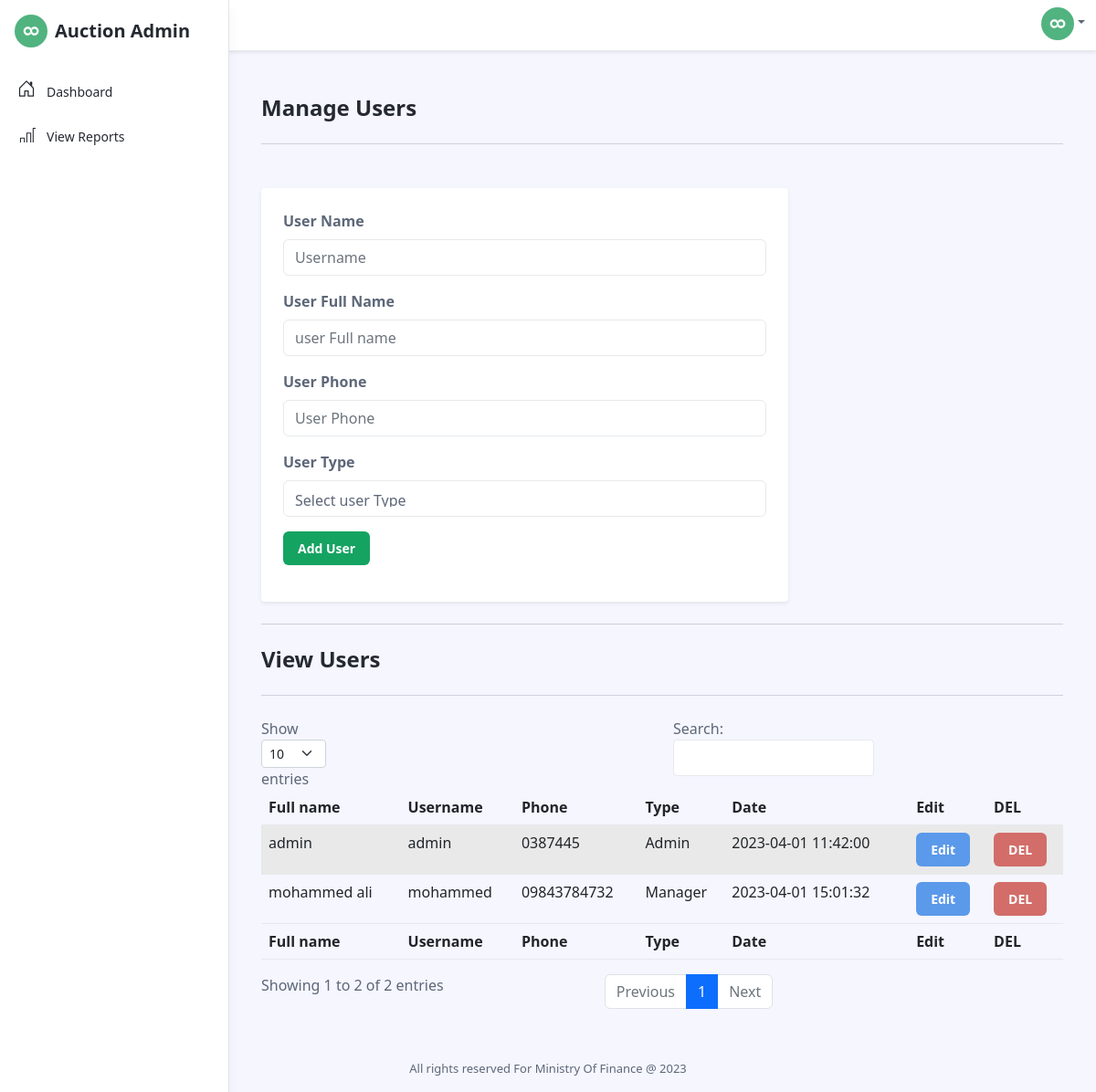
Page /manage_users.php (signed in) on the committed database.
### tables this page shows
CREATE TABLE IF NOT EXISTS `users` (
  `user_id` int(11) NOT NULL AUTO_INCREMENT,
  `username` varchar(255) NOT NULL,
  `user_full_name` varchar(255) NOT NULL,
  `password` varchar(255) NOT NULL,
  `user_type` int(11) NOT NULL DEFAULT '0',
  `user_phone` varchar(255) NOT NULL,
  `added_by` int(11) NOT NULL,
  `added_date` timestamp NOT NULL DEFAULT CURRENT_TIMESTAMP,
  `del` int(11) NOT NULL DEFAULT '0',
  PRIMARY KEY (`user_id`)
);

### include/functions.php (called while the page is built, shortened)
<?php
global $conn;
function Check_Rows($table_name)
{
    global $conn;
    $sql = "SELECT * FROM `$table_name` where  `del` = 0 ";
    $query = mysqli_query($conn, $sql);
    $rows = mysqli_num_rows($query);
        return $rows;
}
function Get_Data($table_name)
{
    global $conn;
            if($table_name == 'items'){
                $sql = "SELECT * FROM `$table_name` where  `del` = 0 and `item_status` = 0 ";
            }elseif($table_name == 'auction'){
                $sql = "SELECT * FROM `$table_name` where  `del` = 0 ";
            }else{
				$sql = "SELECT * FROM `$table_name` where  `del` = 0 ";
			}
            $query = mysqli_query($conn, $sql);
        return $query;
}
?>

### manage_users.php (the view, shortened to what this page needs)
<?php
include("header.php") ;
$table_name = 'users';
$username =  '';
$user_full_name =  '';
$user_type =  '';
$user_phone =  '';
$edit = '0';
$user_type_text ='';
    ?>
    <div class="app-wrapper">
	    <div class="app-content pt-3 p-md-3 p-lg-4">
		    <div class="container-xl">
			    <h1 class="app-page-title">Manage Users</h1>
			    <hr class="mb-4">
                <div class="row g-4 settings-section">
                <h5 class = 'card-subtitle'><?php echo"</br>". $alert ;?></h5>
	                <div class="col-12 col-md-8">
		                <div class="app-card app-card-settings shadow-sm p-4">
						    <div class="app-card-body">
							    <form class="settings-form" action="manage_users.php" method="post">
								    <div class="mb-3">
									    <label for="setting-input-1" class="form-label">User Name</label>
									    <input type="text" class="form-control" name="username" placeholder="Username" id="setting-input-1" required="required" value="<?php echo $username ; ?>">
									</div>
									<div class="mb-3">
									    <label for="setting-input-2" class="form-label">User Full Name</label>
									    <input type="text" class="form-control" placeholder="user Full name" name="user_full_name" id="setting-input-2" required="required" value="<?php echo $user_full_name ;?>">
									</div>
								    <div class="mb-3">
									    <label for="setting-input-3" class="form-label">User Phone</label>
									    <input type="number" class="form-control" pattern="[0-9]{4}-[0-9]{6}"  placeholder="User Phone" id="setting-input-3" name="user_phone" required="required" value="<?php echo $user_phone ; ?>">
									</div>
                                    <div class="mb-3">
									    <label for="setting-input-3" class="form-label">User Type</label>
									    <select id="inputText3" class="form-control" name= "user_type" required="required">
                                        <?php
                                                   if($user_type !=""){
                                                  ?>
                                            <option value="<?php echo $user_type ?>"><?php echo $user_type_text ?></option>
                                                  <?php
                                                        }else{
                                                            ?>
                                           <option value="">Select user Type</option>
                                                        <?php
                                                        }
                                                    ?>
                                                </select>
									</div>
                                    <?php
                                            if($edit == "1"){
                                    ?>
									<button type="submit" class="btn btn-info  text-white" name="edit">Edit User</button>
                                    <?php
                                            }else{
                                    ?>
                                     <button type="submit" class="btn app-btn-primary" name="submit">Add User</button>
                                    <?php
                                            }
                                    ?>
							    </form>
						    </div>
						</div>
	                </div>
                </div>
                <hr class="my-4">
                <?php
    if(Check_Rows($table_name)>0){
        $user_qeury  = Get_Data($table_name) ;
                ?>
                <h1 class="app-page-title">View Users</h1>
                <hr class="my-4">
                <div class="row g-4 settings-section">
                <div class="col-12 col-md-12">
                    <table id="example" class="table table-striped" style="width:100%">
        <thead>
            <tr>
                <th>Full name</th>
                <th>Username</th>
                <th>Phone</th>
                <th>Type</th>
                <th>Date</th>
                <th>Edit</th>
                <th>DEL</th>
            </tr>
        </thead>
        <tbody>
            <?php
            while($rows = mysqli_fetch_array($user_qeury)){
                $user_id = $rows['user_id'] ;
                $username = $rows['username'] ;
                $user_full_name = $rows['user_full_name'] ;
                $user_type = $rows['user_type'] ;
                $user_phone = $rows['user_phone'] ;
                $added_date = $rows['added_date'] ;
                if($user_type == "0"){
                        $user_type_text = 'Admin';
                }elseif($user_type == "1"){
                        $user_type_text = 'Manager';
                }
            ?>
            <tr>
                <td><?php echo $user_full_name ; ?></td>
                <td><?php echo $username ; ?></td>
                <td><?php echo $user_phone ; ?></td>
                <td><?php echo $user_type_text ; ?></td>
                <td><?php echo $added_date ; ?></td>
                <td><a href="manage_users.php?action_id=<?php echo $user_id ; ?>&action=edit" class="btn btn-info text-white">Edit</a></td>
                <td><a href="manage_users.php?action_id=<?php echo $user_id ; ?>&action=del" class="btn btn-danger text-white" onClick="return confirm('Are you sure you want to DELETE this Record ?')">DEL</a></td>
            </tr>
            <?php
            }
            ?>
            </tbody>
        <tfoot>
            <tr>
            <th>Full name</th>
                <th>Username</th>
                <th>Phone</th>
                <th>Type</th>
                <th>Date</th>
                <th>Edit</th>
                <th>DEL</th>
            </tr>
        </tfoot>
    </table>
	                </div>
            </div>
            <?php
    }
            ?>
                </div>
		    </div>
	    </div>
        <?php
include("footer.php") ;
?>

### rows in the picture
users: user_full_name "admin", username "admin", user_phone "0387445", user_type "Admin", added_date "2023-04-01 11:42:00"
users: user_full_name "mohammed ali", username "mohammed", user_phone "09843784732", user_type "Manager", added_date "2023-04-01 15:01:32"
